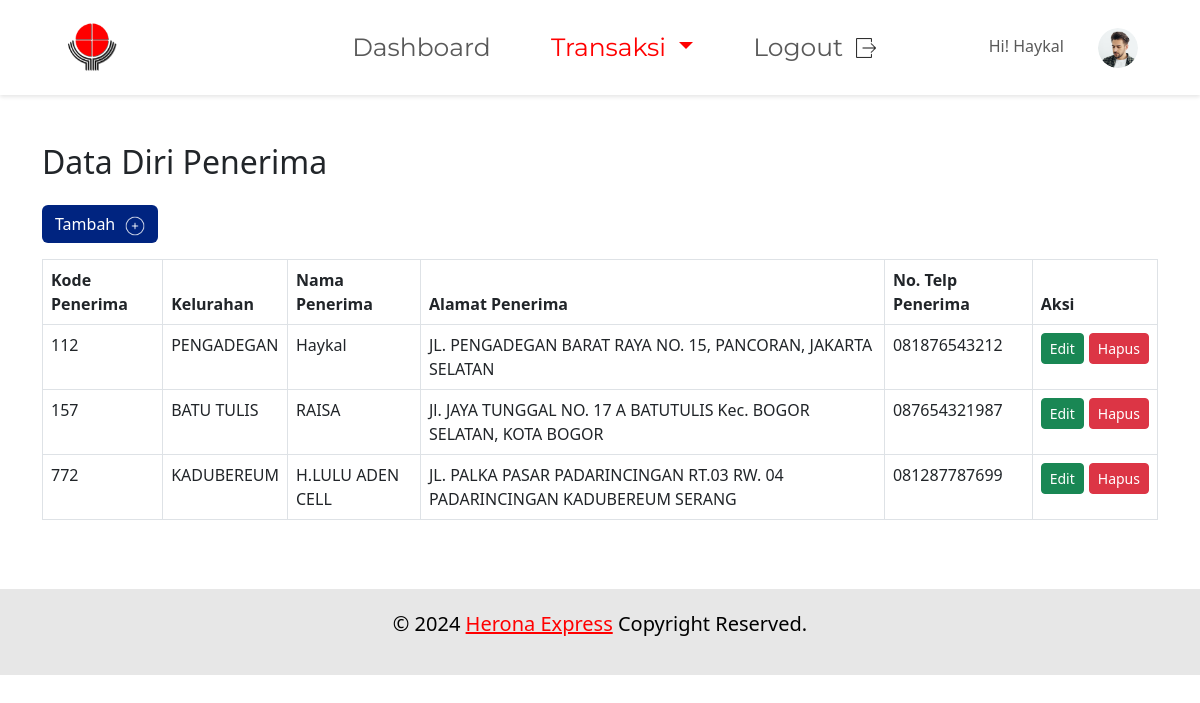
Screenshot of /pengirimanibrahim/DataDiriPenerima/datadiripenerimalihat1.php with the database file from the repository.
### tables this page shows
CREATE TABLE `datadiripenerima` (
  `Kd_Penerima` int(11) NOT NULL,
  `Kd_Kelurahan` int(11) NOT NULL,
  `Nama_Penerima` varchar(30) DEFAULT NULL,
  `Alamat_Penerima` varchar(100) DEFAULT NULL,
  `No_Telp_Penerima` varchar(15) DEFAULT NULL
);

CREATE TABLE `kelurahan` (
  `Kd_Kelurahan` int(11) NOT NULL,
  `Nama_Kelurahan` varchar(30) DEFAULT NULL,
  `Kd_Kecamatan` int(11) NOT NULL
);

### pengirimanibrahim/DataDiriPenerima/datadiripenerimalihat1.php (the view, shortened to what this page needs)
<!DOCTYPE html>
<html lang="en">
<head>
    <link href="https://cdn.jsdelivr.net/npm/bootstrap@5.3.0-alpha1/dist/css/bootstrap.min.css" rel="stylesheet" />
</head>
<body>
<?php include $_SERVER['DOCUMENT_ROOT'] . '/pengirimanibrahim/assets/navbar.php'; ?>
<?php include '../config.php'; ?>
<section class="container mt-5">
    <h2 class="mb-4">Data Diri Penerima</h2>
    <div class="d-flex justify-content-between align-items-center">
        <button type="button" class="btn mb-3" style="color: #FFFFFF; background-color: #002480 ;" data-bs-toggle="modal" data-bs-target="#tambahModal">Tambah<img src="/pengirimanibrahim/img/add.png" width="20" height="20" style="margin-left: 10px;" ></img></button>
    </div>
    <div class="table-responsive">
        <table class="table table-bordered">
            <thead>
                <tr>
                    <th scope="col">Kode Penerima</th>
                    <th scope="row">Kelurahan</th>
                    <th scope="row">Nama Penerima</th>
                    <th scope="row">Alamat Penerima</th>
                    <th scope="row">No. Telp Penerima</th>
                    <th scope="row">Aksi</th>
                </tr>
            </thead>
            <tbody>
            <?php
                $query = "SELECT de.Kd_Penerima, kl.Nama_Kelurahan, de.Nama_Penerima, de.Alamat_Penerima, de.No_Telp_Penerima
                          FROM DataDiriPenerima de, Kelurahan kl
                          WHERE de.Kd_Kelurahan = kl.Kd_Kelurahan";
                $result = mysqli_query($db, $query);
                while ($data = mysqli_fetch_assoc($result)) {
                    ?>
                    <tr>
                        <td><?php echo $data['Kd_Penerima']; ?></td>
                        <td><?php echo $data['Nama_Kelurahan']; ?></td>
                        <td><?php echo $data['Nama_Penerima']; ?></td>
                        <td><?php echo $data['Alamat_Penerima']; ?></td>
                        <td><?php echo $data['No_Telp_Penerima']; ?></td>
                        <td>
                            <div class="action-buttons" style = " display: flex; gap: 5px; ">
                            <a class="btn btn-success btn-sm" href="datadiripenerimaubah1.php?Kd_Penerima=<?php echo $data['Kd_Penerima']; ?>">Edit</a>
                            <form action="datadiripenerimahapus.php" method="post" onsubmit="return confirm('Apakah Anda yakin ingin menghapus data ini?');">
                                <button type="submit" class="btn btn-danger btn-sm">Hapus</button>
                            </form>
                            </div>
                        </td>
                    </tr>
                <?php
                }
                ?>
            </tbody>
        </table>
    </div>
</section>
<footer class="footer" style="background-color: #e7e7e7; margin-top: 53px; padding: 20px 0;">
    <div class="container">
        <div class="row">
            <div class="col-12">
                <p class="text-center" style="font-size: 20px; color: #000; font-weight: 400;">
                    <span>© 2024</span>
                    <a href="https://www.heronaexpress.co.id/lokasi.php#" class="text-link" style="color: red;" target="_blank">Herona Express</a>
                    <span>Copyright Reserved.</span>
                </p>
            </div>
        </div>
    </div>
</footer>
</body>
</html>

### pengirimanibrahim/assets/navbar.php (shortened to what this page needs)
<?php
$current_page = basename($_SERVER['PHP_SELF']);
?>
<link rel="stylesheet" href="/pengirimanibrahim/style/navbar.css" />
<nav class="navbar navbar-expand-lg">
  <div class="container-fluid">
    <a class="navbar-brand" href="#">
      <img src="/pengirimanibrahim/img/logo.png.png" alt="Logo" class="logo-img d-inline-block align-top" />
    </a>
    <div class="collapse navbar-collapse d-flex justify-content-center" id="navbarNav">
      <ul class="navbar-nav">
        <li class="nav-item ">
          <a class="nav-link <?php if($current_page == 'index.php') echo 'active'; ?>" href="/pengirimanibrahim/index.php">Dashboard</a>
        </li>
        <li class="nav-item dropdown">
          <a class="nav-link dropdown-toggle <?php if($current_page != 'index.php') echo 'active'; ?>" href="#" id="navbarDropdownMenuLink" role="button" data-bs-toggle="dropdown" aria-expanded="false"> Transaksi </a>
        </li>
        <li class="nav-item">
          <a class="nav-link" href="/pengirimanibrahim/login.php">Logout</a>
          <img src="/pengirimanibrahim/img/Logout.png" alt="Logout Icon" class="logout-icon" />
        </li>
      </ul>
    </div>
    <div class="navbar-text" style="margin-left: auto">
      <span style="margin-right: 30px">Hi! Haykal</span>
      <img src="/pengirimanibrahim/img/Ellipse 1.png" alt="Profile" width="40" height="40" class="rounded-circle" />
    </div>
  </div>
</nav>

### pengirimanibrahim/style/navbar.css (style rules this page uses)
.navbar { background-color: #ffffff; box-shadow: 0px 2px 4px rgba(0, 0, 0, 0.1); padding-top: 10px; padding-bottom: 10px; }
.navbar-brand { margin-left: 50px; }
.navbar-text { margin-right: 50px; }
.nav-item { display: flex; align-items: center; }
.logout-icon { margin-left: 5px; width: 20px; height: 20px; }
.navbar-nav .nav-link:hover, .navbar-nav .nav-link:focus, .navbar-nav .nav-link.active { color: #ff0000 !important; }
.navbar-nav .nav-link { font-family: "Montserrat", sans-serif; font-size: 25px; font-weight: 400; }
.navbar-nav .nav-item { margin-right: 10%; }
.navbar-nav .nav-item:last-child { margin-right: 0; }
.logo-img { width: 65px; height: 65px; }

### rows the page displays
datadiripenerima: Kd_Penerima "112", Kd_Kelurahan.Nama_Kelurahan "PENGADEGAN", Nama_Penerima "Haykal", Alamat_Penerima "JL. PENGADEGAN BARAT RAYA NO. 15, PANCORAN, JAKARTA SELATAN", No_Telp_Penerima "081876543212"
datadiripenerima: Kd_Penerima "157", Kd_Kelurahan.Nama_Kelurahan "BATU TULIS", Nama_Penerima "RAISA", Alamat_Penerima "Jl. JAYA TUNGGAL NO. 17 A BATUTULIS Kec. BOGOR SELATAN, KOTA BOGOR", No_Telp_Penerima "087654321987"
datadiripenerima: Kd_Penerima "772", Kd_Kelurahan.Nama_Kelurahan "KADUBEREUM", Nama_Penerima "H.LULU ADEN CELL", Alamat_Penerima "JL. PALKA PASAR PADARINCINGAN RT.03 RW. 04 PADARINCINGAN KADUBEREUM SERANG", No_Telp_Penerima "081287787699"
